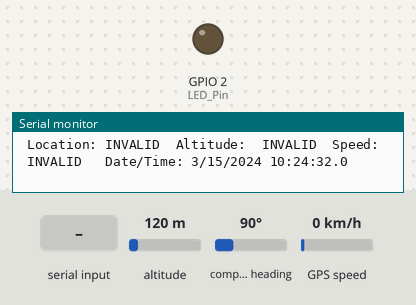
Simulated run of this sketch. Board: ESP32. Shown: output pins drawn as LEDs (lit = HIGH), the last lines printed to the serial monitor. The inputs (shaded band) are chosen by the test bench; at power-on: compass heading 90°, altitude 120 m, GPS speed 0 km/h. Storage starts empty; the GPS gets a fix after 3 s at 37.7749, -122.4194 with 8 satellites.

Above: at 2.2 s.
At 3.2 s:
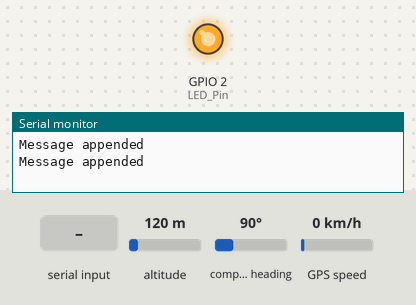
3.3 s: compass heading set to 269°
5.2 s: "1\n" received over the second serial link
6.8 s: altitude set to 500 m
11.0 s: GPS speed set to 30 km/h
Timing chart, 0 to 14.0 s (numbered marks = the images above; inputs shaded):
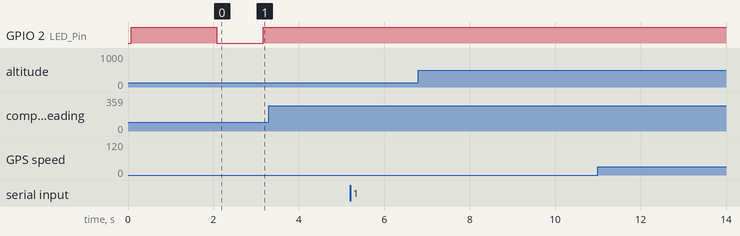

The sketch:

GPS_SD_Logger.ino
```cpp
// Libraries for SD card
#include <FS.h>
#include <SPI.h>
#include <SD.h>

//Library for GPS
#include <TinyGPSPlus.h>
#include <HardwareSerial.h>
#define RXD1 04
#define TXD1 27
#define LED_Pin 02

  // Define CS pin for the SD card module
#define SD_CS 22

String GPSData="";//Raw GPS data
String dataMessage="";
String dataMessage1="";//GPS  data
String FileName="";
bool FileCreated=false;
bool FileNameCreated=false;
bool GPSValid=false;

 HardwareSerial MySerial1(1);


 TinyGPSPlus gps;

void setup() {


  // Note the format for setting a serial port is as follows: Serial1.begin(baud-rate, protocol, RX pin, TX pin);
  Serial.begin(115200);

    MySerial1.begin(4800, SERIAL_8N1, RXD1, TXD1);//Serial 1 for GPS 1


  // Initialize SD card
  SD.begin(SD_CS);
  if(!SD.begin(SD_CS)) {
    Serial.println("Card Mount Failed");
    return;
  }
  uint8_t cardType = SD.cardType();
  if(cardType == CARD_NONE) {
    Serial.println("No SD card attached");
    return;
  }
  Serial.println("Initializing SD card...");
  if (!SD.begin(SD_CS)) {
    Serial.println("ERROR - SD card initialization failed!");
    return;    // init failed

  }

  // If the data.txt file doesn't exist
  // Create a file on the SD card
  File file = SD.open("/RawData.txt");
  if(!file) {
    Serial.println("File doens't exist");
    Serial.println("Creating file...");
    writeFile(SD, "/Rawdata.txt", "Reading Data \r\n");
  }
  else {
    Serial.println("File already exists");
  }
  file.close();
  pinMode(LED_Pin,OUTPUT);
  digitalWrite(LED_Pin,HIGH);
delay(2000);
digitalWrite(LED_Pin,LOW);
}

void loop() { //Choose Serial1 or Serial2 as required


while (MySerial1.available()>0)
 {
 GPSData+=char(MySerial1.peek());
 gps.encode(MySerial1.read());
   }

  // gps.encode(GPSData[0]);
   filldataMessage1();

  dataMessage=dataMessage1+'\n';
  Serial.println(GPSData);
   Serial.println(dataMessage);
  if(gps.location.isValid()&&gps.date.isValid()&&gps.time.isValid())
  {
    GPSValid=true;
if(!FileCreated)  CreateFile();
    digitalWrite(LED_Pin,HIGH);
  }
  else
  {
    GPSValid=false;
    digitalWrite(LED_Pin,LOW);
  }
    Serial.println(dataMessage);
  if(GPSValid)  logSDCard();
  GPSData="";
  dataMessage="";
  dataMessage1="";


delay(500);
}

void filldataMessage1()
{

  dataMessage1+=" Location: ";
  if (gps.location.isValid())
  {

    dataMessage1+=gps.location.lat();
       dataMessage1+=",";
         dataMessage1+=gps.location.lng();
  }
  else
  {

     dataMessage1+="INVALID ";
  }
  dataMessage1+=" Altitude: ";
  if (gps.altitude.isUpdated())
  {
   // Serial.print(gps.altitude.feet(), 6);
    dataMessage1+=gps.altitude.feet();
  }
  else
  {
    dataMessage1+=" INVALID ";
  }
  dataMessage1+=" Speed: ";
 if (gps.speed.isUpdated())
  {
  //  Serial.print(gps.speed.kmph(), 6);
    dataMessage1+=gps.speed.kmph();
  }
  else
  {
     dataMessage1+=" INVALID ";
  }
  dataMessage1+="  Date/Time: ";
  if (gps.date.isValid())
  {

     dataMessage1+=gps.date.month();
    dataMessage1+="/";
      dataMessage1+=gps.date.day();
    dataMessage1+="/";
    dataMessage1+=gps.date.year();

  }
  else
  {
     dataMessage1+=" INVALID ";
  }


  dataMessage1+=" ";
  if (gps.time.isValid())
  {

   // if (gps.time.hour() < 10) Serial.print(F("0"));
   // Serial.print(gps.time.hour());
    dataMessage1+=gps.time.hour();
   // Serial.print(F(":"));
    dataMessage1+=":";
   // if (gps.time.minute() < 10) Serial.print(F("0"));
    //Serial.print(gps.time.minute());
    dataMessage1+=gps.time.minute();
    //Serial.print(F(":"));
    dataMessage1+=":";
  //  if (gps.time.second() < 10) Serial.print(F("0"));
  //  Serial.print(gps.time.second());
    dataMessage1+=gps.time.second();
    //Serial.print(F("."));
    dataMessage1+=".";
   // if (gps.time.centisecond() < 10) Serial.print(F("0"));
   // Serial.print(gps.time.centisecond());
    dataMessage1+=gps.time.centisecond();

  }
  else
  {

    dataMessage1+=" INVALID ";
  }

}


// Write the sensor readings on the SD card
void logSDCard() {
 appendFile(SD,"/RawData.txt",GPSData.c_str());
 appendFile(SD, &FileName[0], dataMessage.c_str());

}

// Write to the SD card (DON'T MODIFY THIS FUNCTION)
void writeFile(fs::FS &fs, const char * path, const char * message) {
  Serial.printf("Writing file: %s\n", path);

  File file = fs.open(path, FILE_WRITE);
  if(!file) {
    Serial.println("Failed to open file for writing");
    return;
  }
  if(file.print(message)) {
    Serial.println("File written");
  } else {
    Serial.println("Write failed");
  }
  file.close();
}

// Append data to the SD card (DON'T MODIFY THIS FUNCTION)
void appendFile(fs::FS &fs, const char * path, const char * message) {
//  Serial.printf("Appending to file: %s\n", path);

  File file = fs.open(path, FILE_APPEND);
  if(!file) {
  //  Serial.println("Failed to open file for appending");
    return;
  }
  if(file.print(message)) {
    Serial.println("Message appended");
  } else {
    Serial.println("Append failed");
  }
  file.close();
}

void CreateFile(void)
{
  FileName="";

      if (gps.date.day()<10) FileName=FileName+"0"+gps.date.day();
      else FileName=FileName+gps.date.day();
      if (gps.date.month()<10) FileName=FileName+"0"+gps.date.month();
      else FileName=FileName +gps.date.month();

      if(gps.time.hour()<10)  FileName=FileName+"_"+"0"+gps.time.hour();
      else FileName=FileName+"_"+gps.time.hour();
    if(gps.time.minute()<10)  FileName=FileName+"0"+gps.time.minute();
    else FileName+=gps.time.minute();
           FileName="/"+FileName+".txt";
            FileNameCreated=true;
    File file = SD.open(FileName);
  if(!file) {
    Serial.println("File doens't exist");
    Serial.println("Creating file...");
    writeFile(SD,&FileName[0], "Reading Data \r\n");
    FileCreated=true;
  }


}
```
